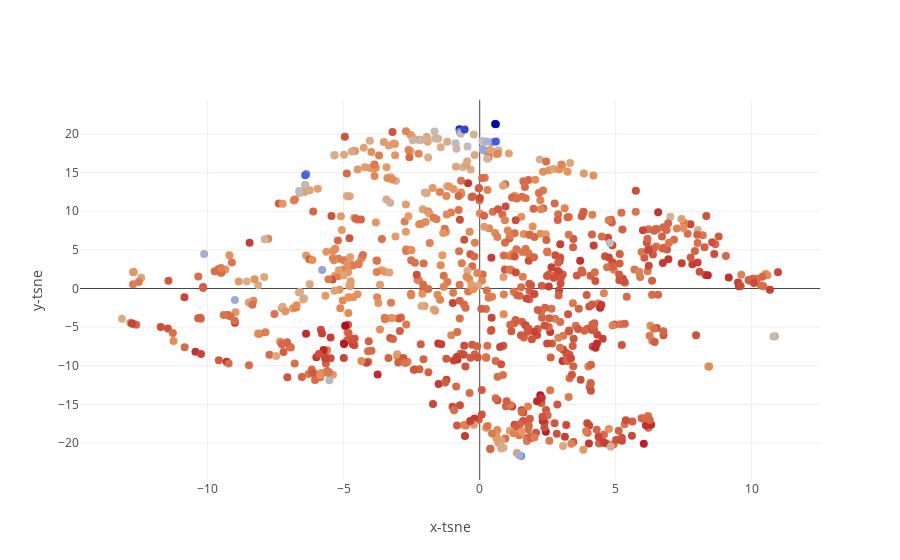

Source (notebook cell):
### Markdown cell above
<font size="3">t-Distributed Stochastic Neighbor Embedding (Non-Linear)</font>

### Code cell
import time

chosen = ["energy", "liveness", "tempo", "valence", "loudness",
          "speechiness", "acousticness", "danceability", "instrumentalness"]

X = df[chosen].values
y = df["loudness"].values

min_max_scaler = MinMaxScaler()
X = min_max_scaler.fit_transform(X)

time_start = time.time()
tsne = TSNE(n_components=2, verbose=1, perplexity=40, n_iter=300)
tsne_results = tsne.fit_transform(X)

print('t-SNE done! Time elapsed: {} seconds'.format(time.time()-time_start))

fig = {
    "data": [
        {
            "x": tsne_results[:, 0],
            "y": tsne_results[:, 1],
            "text": text2,
            "mode": "markers",
            "marker": {"size": 8, "color": y}
        }
    ],
    "layout": {
        "xaxis": {"title": "x-tsne"},
        "yaxis": {"title": "y-tsne"}
    }
}

py.iplot(fig, filename="test-graph2")

### Figure 1 — Plotly figure (JSON) as saved in the notebook; plotly's stock layout.template omitted (floating-point values rounded to 4 significant figures; data arrays with more than 128 entries replaced by an {"elided": "..."} marker saying what was removed)
{"data": [{"marker": {"color": {"elided": "891 float values"}, "size": 8}, "mode": "markers", "text": {"elided": "891 str values"}, "type": "scatter", "uid": "87caa4a2-6084-4dff-86fe-b2a10fe5d2e9", "x": {"elided": "891 float values"}, "y": {"elided": "891 float values"}}], "layout": {"xaxis": {"title": {"text": "x-tsne"}}, "yaxis": {"title": {"text": "y-tsne"}}}}
